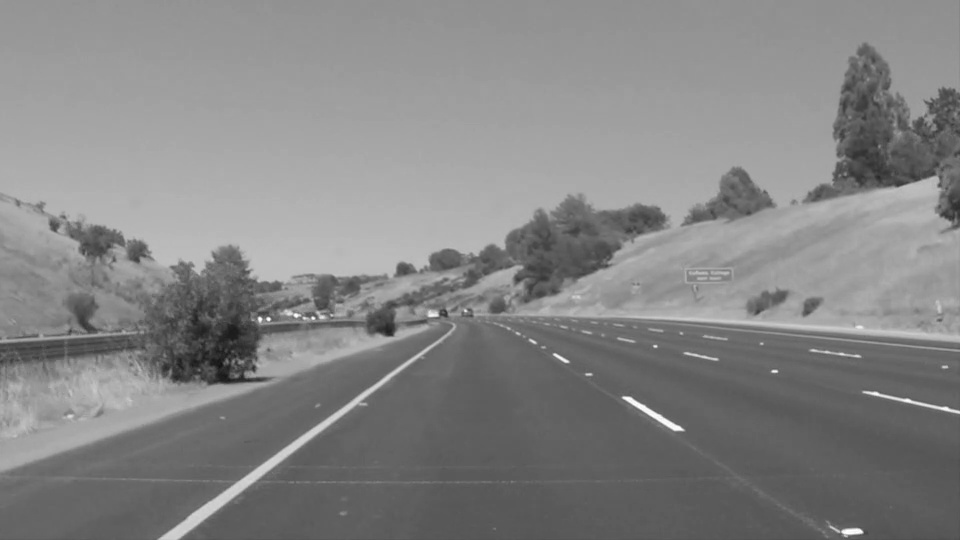
#> input picture test_images_output/grayscale.jpg, 960 x 540 px, given as the content of the folder test_images, which was not available
$ jupyter execute --allow-errors P1.ipynb   (shell and % lines are left out)   (text cells are left out)
#> lines starting #> are read from the running program, lines starting #| are printed output that depends on the picture; after the words box and inside, x2 and y2 are one past the last pixel; in counts of white or black regions, pixels touching at a corner belong together; pictures that were not available may be replaced by others from this repository, and a replacement may not be noted
[cell 1]
#importing some useful packages
import matplotlib.pyplot as plt
import matplotlib.image as mpimg
import numpy as np
import cv2

[cell 2]
import pandas as pd
import math
import os

[cell 3]
def grayscale(img):
    """Applies the Grayscale transform
    This will return an image with only one color channel
    but NOTE: to see the returned image as grayscale
    (assuming your grayscaled image is called 'gray')
    you should call plt.imshow(gray, cmap='gray')"""
    return cv2.cvtColor(img, cv2.COLOR_RGB2GRAY)
    # Or use BGR2GRAY if you read an image with cv2.imread()
    # return cv2.cvtColor(img, cv2.COLOR_BGR2GRAY)

def canny(img, low_threshold, high_threshold):
    """Applies the Canny transform"""
    return cv2.Canny(img, low_threshold, high_threshold)

def gaussian_blur(img, kernel_size):
    """Applies a Gaussian Noise kernel"""
    return cv2.GaussianBlur(img, (kernel_size, kernel_size), 0)

def region_of_interest(img, vertices):
    """
    Applies an image mask.

    Only keeps the region of the image defined by the polygon
    formed from `vertices`. The rest of the image is set to black.
    """
    #defining a blank mask to start with
    mask = np.zeros_like(img)

    #defining a 3 channel or 1 channel color to fill the mask with depending on the input image
    if len(img.shape) > 2:
        channel_count = img.shape[2]  # i.e. 3 or 4 depending on your image
        ignore_mask_color = (255,) * channel_count
    else:
        ignore_mask_color = 255

    #filling pixels inside the polygon defined by "vertices" with the fill color
    cv2.fillPoly(mask, vertices, ignore_mask_color)

    #returning the image only where mask pixels are nonzero
    masked_image = cv2.bitwise_and(img, mask)
    return masked_image

def hough_lines(img, rho, theta, threshold, min_line_len, max_line_gap):
    """
    `img` should be the output of a Canny transform.

    Returns an image with hough lines drawn.
    """
    lines = cv2.HoughLinesP(img, rho, theta, threshold, np.array([]), minLineLength=min_line_len, maxLineGap=max_line_gap)
    return lines

# Python 3 has support for cool math symbols.

def weighted_img(img, initial_img, alpha=0.8, beta=1., gamma=0.):
    """
    `img` is the output of the hough_lines(), An image with lines drawn on it.
    Should be a blank image (all black) with lines drawn on it.

    `initial_img` should be the image before any processing.

    The result image is computed as follows:

    initial_img * α + img * β + λ
    NOTE: initial_img and img must be the same shape!
    """
    return cv2.addWeighted(initial_img, alpha, img, beta, gamma)

[cell 4]
def draw_lines(img, lines, color=[255, 0, 0], thickness=10):
    """
    NOTE: this is the function you might want to use as a starting point once you want to
    average/extrapolate the line segments you detect to map out the full
    extent of the lane (going from the result shown in raw-lines-example.mp4
    to that shown in P1_example.mp4).

    Think about things like separating line segments by their
    slope ((y2-y1)/(x2-x1)) to decide which segments are part of the left
    line vs. the right line.  Then, you can average the position of each of
    the lines and extrapolate to the top and bottom of the lane.

    This function draws `lines` with `color` and `thickness`.
    Lines are drawn on the image inplace (mutates the image).
    If you want to make the lines semi-transparent, think about combining
    this function with the weighted_img() function below
    """
# [74 lines of commented-out code are left out]
    for line in lines:
            for x1,y1,x2,y2 in line:
                if has_lane_like_slope((x1,y1,x2,y2)):
                    cv2.line(img, (x1, y1), (x2, y2), color, thickness)

[cell 5]
def compute_slope(line):
    line = [float(coord) for coord in line]
    x1 = line[0]
    y1 = line[1]
    x2 = line[2]
    y2 = line[3]

    if (x2-x1 > 0):
        slope = float((y2-y1)/(x2-x1))
    else:
        return None

    return slope

def compute_y_intercept(m, x, y):
    b = y - (-m*x)
    return b

def compute_x(y,m,b):
    return (y-b)/-m

def tan_deg(deg):
    return(math.pi/180*deg)

# CUSTOM HELPER FUNCTIONS
def save_to_file(image=None, name="", output_path='test_images_output/{}'):
    cv2.imwrite(output_path.format(name), image)

def three_channelize(image):
    return np.dstack([image, image, image])

def show_image(img, cmap=None):
    plt.imshow(img, cmap=cmap)
    plt.show()

def show_gray_image(img, cmap="Greys_r"):
    show_image(img, cmap)

def read_image(path):
    image = mpimg.imread(path)
    return image

def has_lane_like_slope(line):
    slope = compute_slope(line)
    if slope is None:
        return False

    slope = abs(slope)

    if (0.5 < slope) and (slope < 0.9):
        return True

    return False

def find_lanes(image):
    kernel_size = 5

    gray_image = grayscale(image)
    save_to_file(three_channelize(gray_image), name="grayscale.jpg")

    blurred_gray_image = gaussian_blur(gray_image, kernel_size)
    save_to_file(three_channelize(gray_image), name="gaussian_blur.jpg")

    low_threshold = 50
    high_threshold = 150

    edge_detected_image = canny(blurred_gray_image, low_threshold, high_threshold)
    save_to_file(three_channelize(edge_detected_image), name="canny.jpg")

    mask_top_region = 0.6
    mask_left_region = 0.1
    mask_right_region = 0.97

    # Rectangular mask
    imshape = image.shape
    top_left = (imshape[1] * mask_left_region, imshape[0] * mask_top_region)
    bottom_left = (imshape[1] * mask_left_region, imshape[0])
    bottom_right = (imshape[1] * mask_right_region, imshape[0])
    top_right = (imshape[1] * mask_right_region,imshape[0] * mask_top_region)

    # Polygon mask
    m = tan_deg(35)
    b = compute_y_intercept(m, bottom_left[0], bottom_left[1])
    new_top_left = (compute_x(top_left[1], m, b), top_left[1])

    m = -tan_deg(30)
    b = compute_y_intercept(m, bottom_right[0], bottom_right[1])
    new_top_right = (compute_x(top_right[1], m ,b), top_right[1])

    vertices = np.array([
        [
            new_top_left,
            new_top_right,
            bottom_right,
            bottom_left,
        ]
    ], dtype=np.int32)

    masked_image = region_of_interest(edge_detected_image, vertices)
    save_to_file(three_channelize(masked_image), name="region_mask.jpg")

    rho = 1
    theta = np.pi/180 #1 degree = pi/180 radians

    intersection_threshold = 15
    min_line_length = 10 #min pixels makin up a line
    max_line_gap = 10 #max gap in pixels between connectable line segments

    lines = hough_lines(masked_image, rho, theta, intersection_threshold, min_line_length, max_line_gap)
    line_image = np.zeros((masked_image.shape[0], masked_image.shape[1], 3), dtype=np.uint8)
    draw_lines(line_image, lines)
    save_to_file(cv2.cvtColor(line_image, cv2.COLOR_BGR2RGB), name="hough.jpg")

    image_with_lanes = weighted_img(line_image, image)
    save_to_file(cv2.cvtColor(image_with_lanes, cv2.COLOR_BGR2RGB), name="lane_lines.jpg")

    return image_with_lanes

[cell 6]
image_list = os.listdir('test_images')
image_path = image_list[0]
image = read_image("test_images/"+image_path)
#> in read_image, image is the input picture: shape (540, 960, 3); min 17, max 255, mean 132.9
lane_image = find_lanes(image)
#> in canny, `return cv2.Canny(img, low_threshold, high_threshold)`:
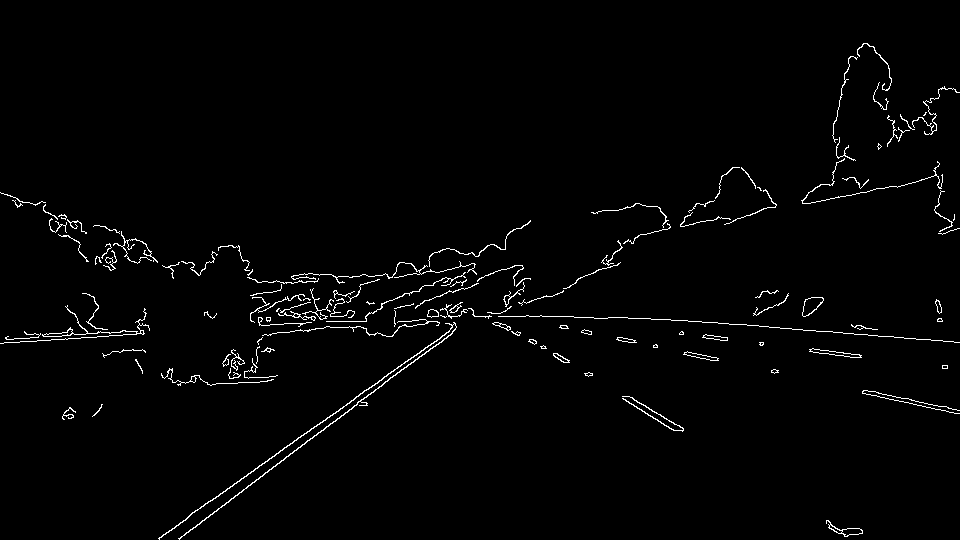
#> returned value: shape (540, 960); 1.7% white in thin lines or dots
#> in three_channelize (call 3), `return np.dstack([image, image, image])`: returned value: shape (540, 960, 3); 1.7% white in thin lines or dots
#> in region_of_interest, `cv2.fillPoly(mask, vertices, ignore_mask_color)`:
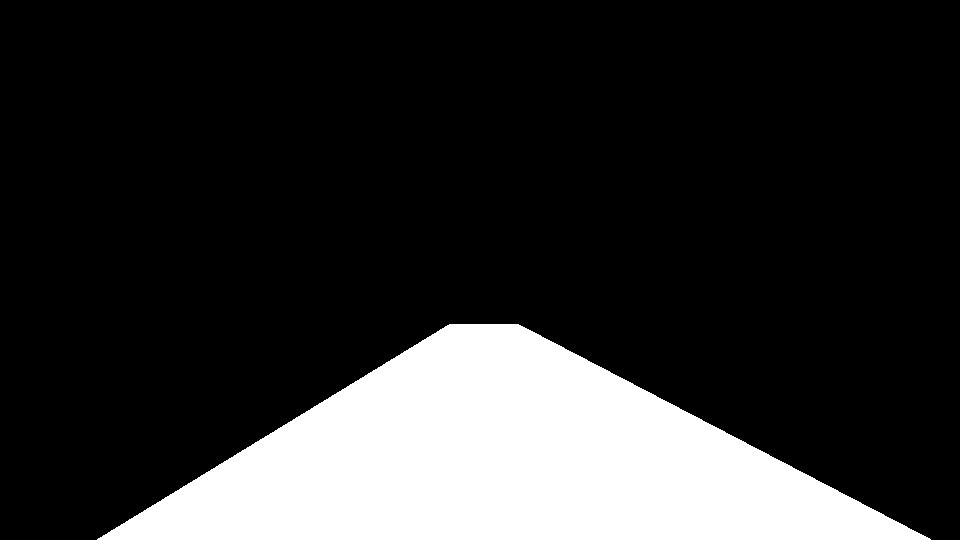
#> mask: shape (540, 960); 18.9% white; 1 white region, box (x1, y1, x2, y2) and area: (97, 324, 931, 540) 97799
#> in region_of_interest, `masked_image = cv2.bitwise_and(img, mask)`:
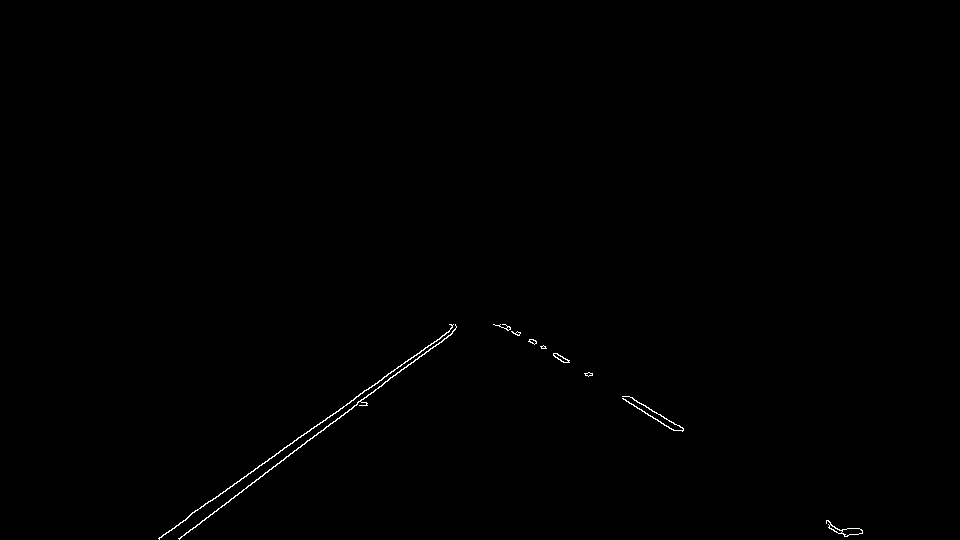
#> masked_image: shape (540, 960); 0.28% white in thin lines or dots, all inside (x1, y1, x2, y2) = (158, 324, 863, 540)
#> in hough_lines, `lines = cv2.HoughLinesP(img, rho, theta, threshold, np.array([]), minL..`: lines = 24 rows, first 6: [179, 538, 453, 331], [159, 539, 187, 518], [188, 516, 381, 380], [255, 468, 456, 327], [628, 396, 683, 429], [529, 340, 565, 362]
#> the loop in draw_lines, `for line in lines:` made 24 passes
#> after the loop in draw_lines, `for line in lines:`:
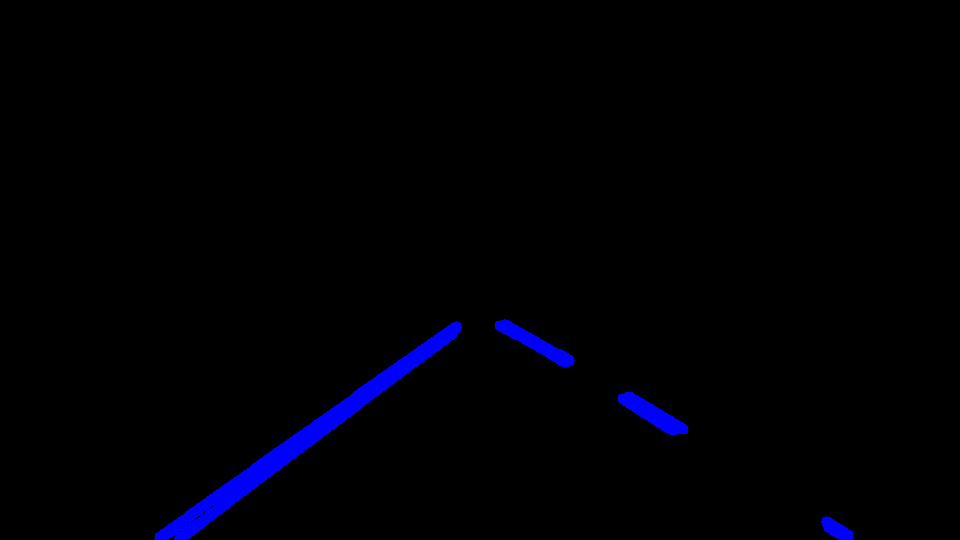
#> img: shape (540, 960, 3); mean of channels 0, 1, 2 4.7, 0, 0; drawn as B, G, R
#> in save_to_file (call 5), `cv2.imwrite(output_path.format(name), image)`:
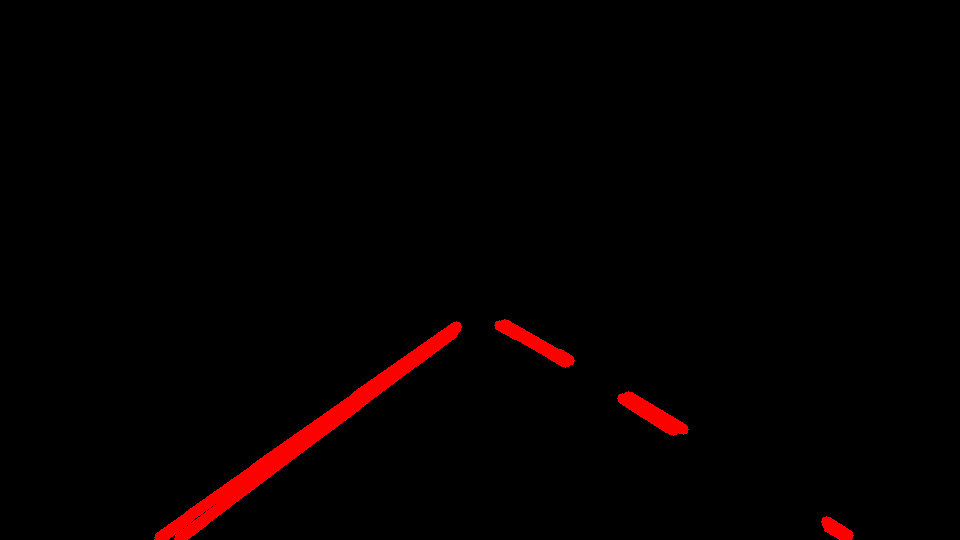
#> saved as hough.jpg: shape (540, 960, 3); mean B, G, R 0, 0, 4.7
#> in weighted_img, `return cv2.addWeighted(initial_img, alpha, img, beta, gamma)`:
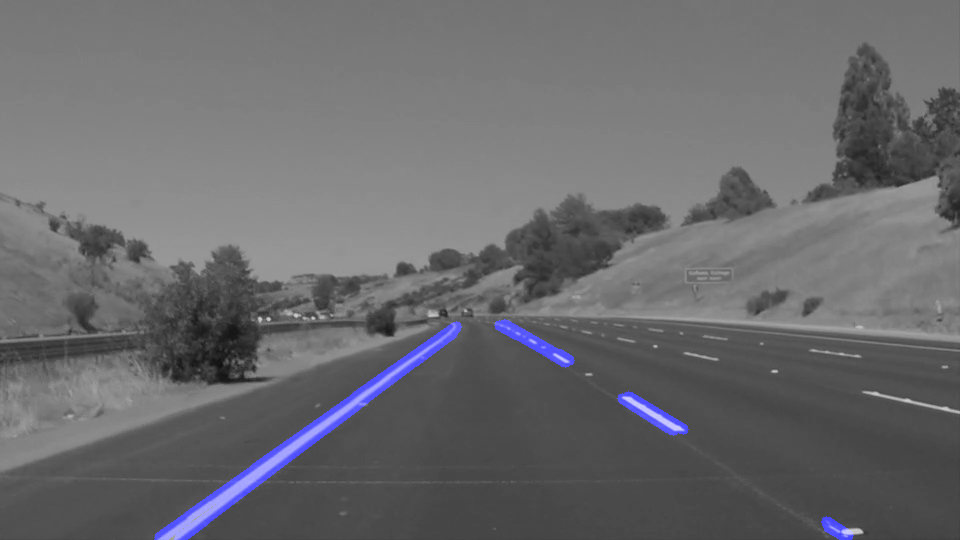
#> returned value: shape (540, 960, 3); mean of channels 0, 1, 2 109, 106.3, 106.3; drawn as B, G, R
#> in save_to_file (call 6), `cv2.imwrite(output_path.format(name), image)`:
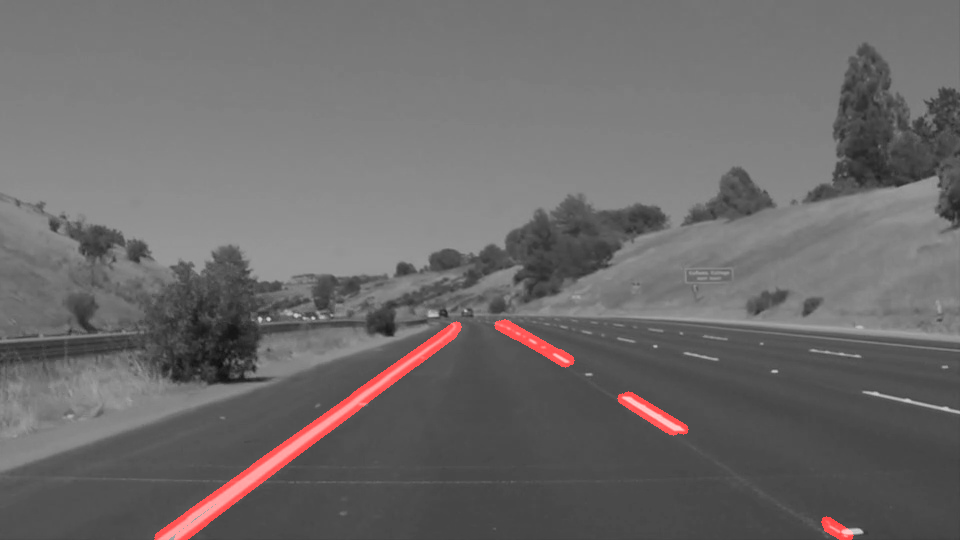
#> saved as lane_lines.jpg: shape (540, 960, 3); mean B, G, R 106.3, 106.3, 109
show_image(lane_image)

[cell 7]
image_list = os.listdir("test_images/")
for i in range(0,len(image_list)):
    image_path = image_list[i]
    image = read_image("test_images/"+image_path)
    lane_image = find_lanes(image)
#> the loop in draw_lines (call 2), `for line in lines:` made 24 passes
